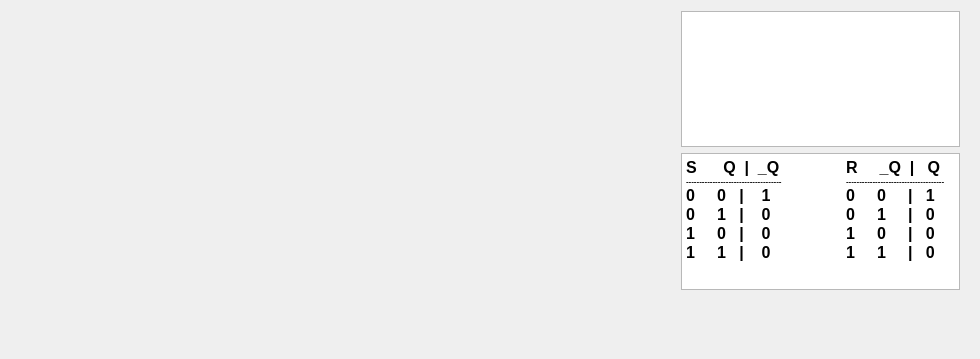
<?xml version="1.0" encoding="UTF-8"?>
<ui version="4.0">
 <class>Oscillogram</class>
 <widget class="QWidget" name="Oscillogram">
  <property name="geometry">
   <rect>
    <x>0</x>
    <y>0</y>
    <width>980</width>
    <height>359</height>
   </rect>
  </property>
  <property name="windowTitle">
   <string>Oscillogram</string>
  </property>
  <widget class="QWidget" name="verticalLayoutWidget">
   <property name="geometry">
    <rect>
     <x>670</x>
     <y>0</y>
     <width>301</width>
     <height>301</height>
    </rect>
   </property>
   <layout class="QVBoxLayout" name="verticalLayout">
    <item>
     <widget class="QListWidget" name="listWidget"/>
    </item>
    <item>
     <widget class="QTextBrowser" name="textBrowser">
      <property name="html">
       <string>&lt;!DOCTYPE HTML PUBLIC &quot;-//W3C//DTD HTML 4.0//EN&quot; &quot;http://www.w3.org/TR/REC-html40/strict.dtd&quot;&gt;
&lt;html&gt;&lt;head&gt;&lt;meta name=&quot;qrichtext&quot; content=&quot;1&quot; /&gt;&lt;style type=&quot;text/css&quot;&gt;
p, li { white-space: pre-wrap; }
&lt;/style&gt;&lt;/head&gt;&lt;body style=&quot; font-family:'MS Shell Dlg 2'; font-size:8.25pt; font-weight:400; font-style:normal;&quot;&gt;
&lt;p style=&quot; margin-top:0px; margin-bottom:0px; margin-left:0px; margin-right:0px; -qt-block-indent:0; text-indent:0px;&quot;&gt;&lt;span style=&quot; font-size:12pt; font-weight:600;&quot;&gt;S      Q  |  _Q	R     _Q  |   Q&lt;br /&gt;&lt;/span&gt;&lt;span style=&quot; font-size:6pt; font-weight:600;&quot;&gt;------------------------------------	-------------------------------------&lt;/span&gt;&lt;/p&gt;
&lt;p style=&quot; margin-top:0px; margin-bottom:0px; margin-left:0px; margin-right:0px; -qt-block-indent:0; text-indent:0px;&quot;&gt;&lt;span style=&quot; font-size:12pt; font-weight:600;&quot;&gt;0     0   |    1    	0     0     |   1&lt;/span&gt;&lt;/p&gt;
&lt;p style=&quot; margin-top:0px; margin-bottom:0px; margin-left:0px; margin-right:0px; -qt-block-indent:0; text-indent:0px;&quot;&gt;&lt;span style=&quot; font-size:12pt; font-weight:600;&quot;&gt;0     1   |    0     	0     1     |   0&lt;/span&gt;&lt;/p&gt;
&lt;p style=&quot; margin-top:0px; margin-bottom:0px; margin-left:0px; margin-right:0px; -qt-block-indent:0; text-indent:0px;&quot;&gt;&lt;span style=&quot; font-size:12pt; font-weight:600;&quot;&gt;1     0   |    0     	1     0     |   0&lt;/span&gt;&lt;/p&gt;
&lt;p style=&quot; margin-top:0px; margin-bottom:0px; margin-left:0px; margin-right:0px; -qt-block-indent:0; text-indent:0px;&quot;&gt;&lt;span style=&quot; font-size:12pt; font-weight:600;&quot;&gt;1     1   |    0     	1     1     |   0&lt;/span&gt;&lt;/p&gt;&lt;/body&gt;&lt;/html&gt;</string>
      </property>
     </widget>
    </item>
   </layout>
  </widget>
 </widget>
 <layoutdefault spacing="6" margin="11"/>
 <resources/>
 <connections/>
</ui>
